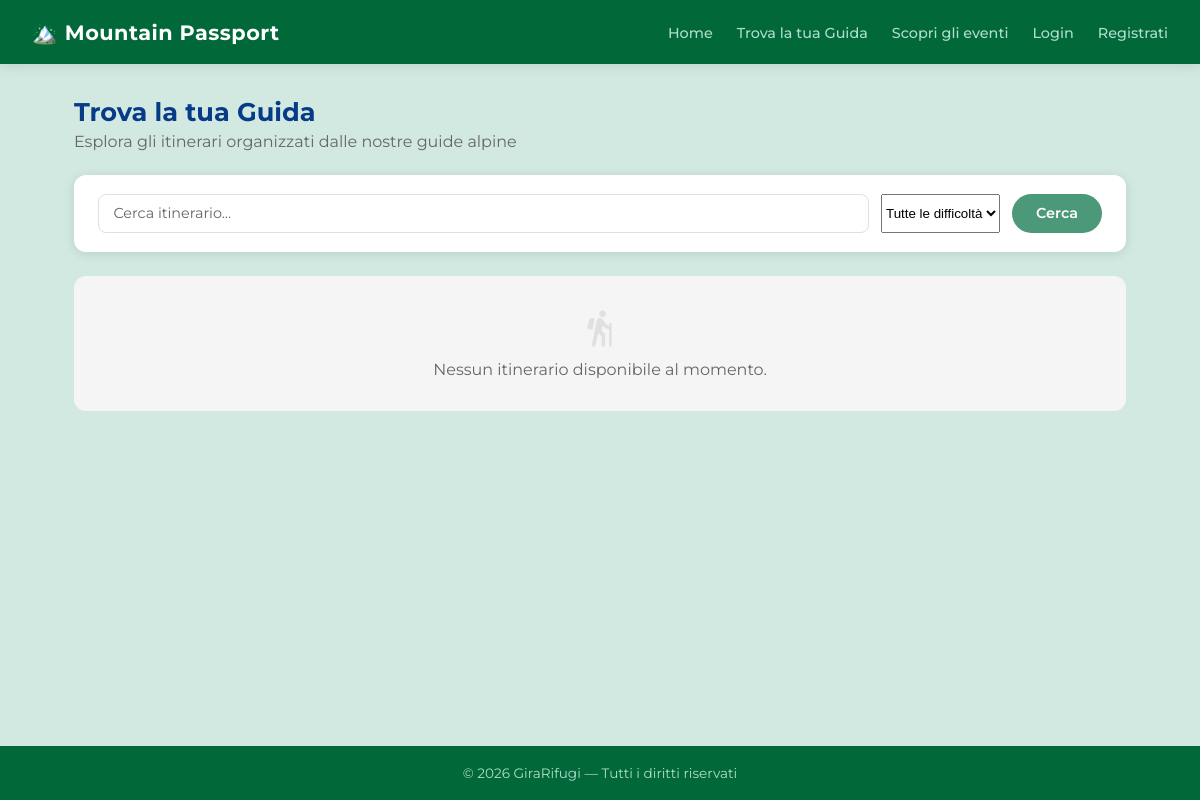
The page /guide/ on the database as committed earlier.
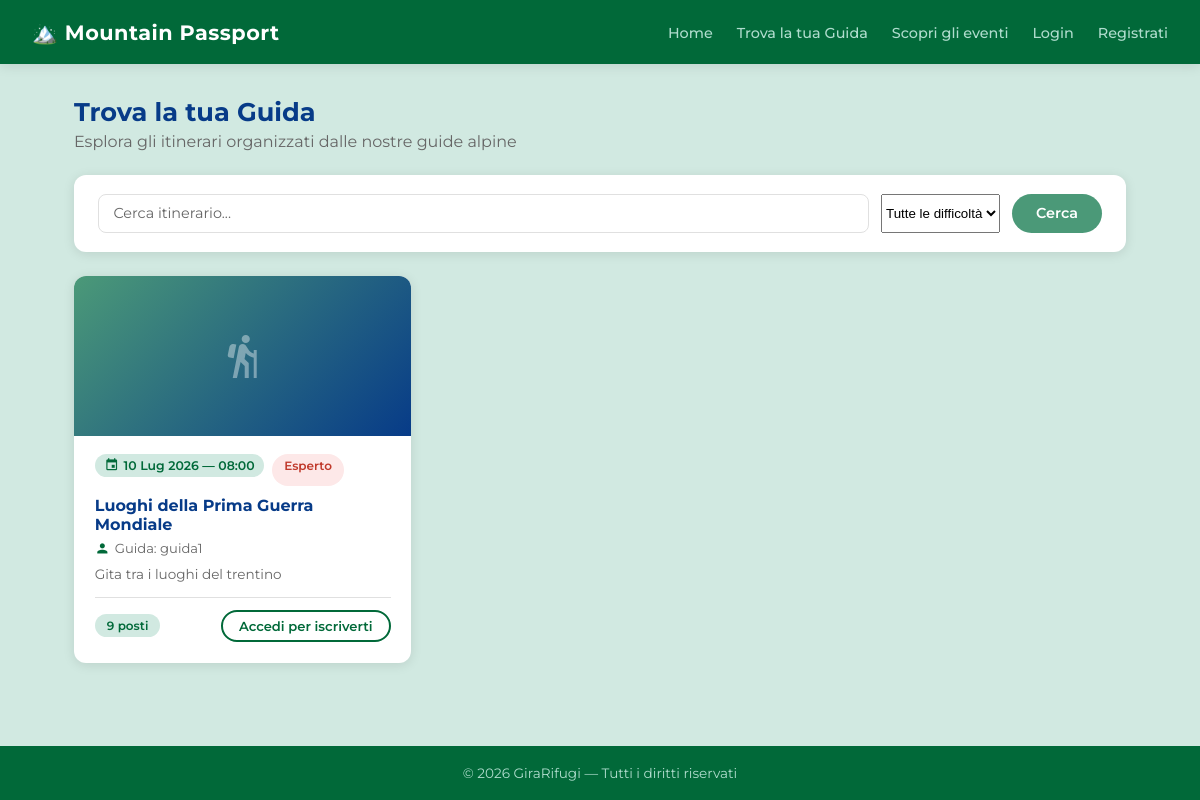
The same page on the database as committed later.
### rifugi/models.py (models this page shows, shortened)
class Itinerario(models.Model):
    guida = models.ForeignKey(
            User,
            on_delete=models.CASCADE,
            related_name='itinerari'
        )
    titolo = models.CharField(max_length=200)
    descrizione = models.TextField(blank=True)
    rifugi = models.ManyToManyField(Rifugio, related_name='itinerari', blank=True)
    data = models.DateField()
    ora = models.TimeField(blank=True, null=True)
    difficolta = models.CharField(max_length=20, choices=[
        ('facile', 'Facile'),
        ('medio', 'Medio'),
        ('difficile', 'Difficile'),
        ('esperto', 'Esperto'),
    ], default='facile')
    posti_disponibili = models.IntegerField(default=0)
    class Meta:
        verbose_name_plural = "Itinerari"
        ordering = ['data']

### rifugi/views.py (the view)
# urls.py: path('guide/', views.guide, name='guide'),
def guide(request):
    from datetime import date
    qs = Itinerario.objects.select_related('guida').prefetch_related('iscrizioni').filter(data__gte=date.today())
    q = request.GET.get('q', '')
    difficolta = request.GET.get('difficolta', '')
    if q:
        qs = qs.filter(titolo__icontains=q)
    if difficolta:
        qs = qs.filter(difficolta=difficolta)
    iscrizioni_utente = []
    if request.user.is_authenticated:
        iscrizioni_utente = list(
            IscrizioneItinerario.objects.filter(escursionista=request.user).values_list('itinerario_id', flat=True)
        )
    return render(request, 'guide.html', {
        'itinerari': qs,
        'iscrizioni_utente': iscrizioni_utente,
        'q': q,
        'difficolta': difficolta,
    })

### templates/guide.html (shortened to what this page needs)
{% extends 'base.html' %}
{% block content %}
<div class="page-header">
    <h2>Trova la tua Guida</h2>
    <p>Esplora gli itinerari organizzati dalle nostre guide alpine</p>
</div>
<div class="search-bar" style="margin-bottom:1.5rem;">
    <form method="get" style="display:flex; gap:0.75rem; flex-wrap:wrap; width:100%;">
        <input type="text" name="q" placeholder="Cerca itinerario..." value="{{ q }}">
        <select name="difficolta">
            <option value="">Tutte le difficoltà</option>
        </select>
        <button type="submit" class="btn btn-primary">Cerca</button>
    </form>
</div>
{% if itinerari %}
<div class="eventi-grid">
    {% for it in itinerari %}
    <div class="evento-card">
        <div class="evento-card-placeholder" style="background: linear-gradient(135deg, var(--green) 0%, var(--blue-dark) 100%); display:flex; align-items:center; justify-content:center;">
            <span class="material-icons" style="font-size:3rem; color:rgba(255,255,255,0.4);">hiking</span>
        </div>
        <div class="evento-card-body">
            <div style="display:flex; gap:0.5rem; flex-wrap:wrap; margin-bottom:0.6rem;">
                <span class="evento-data-badge">
                    <span class="material-icons">event</span>
                    {{ it.data|date:"d M Y" }}{% if it.ora %} — {{ it.ora|time:"H:i" }}{% endif %}
                </span>
                <span class="badge
                    {% if it.difficolta == 'facile' %}badge-green
                    {% elif it.difficolta == 'medio' %}badge-blue
                    {% elif it.difficolta == 'difficile' %}badge-gray
                    {% else %}badge-red{% endif %}">
                    {{ it.get_difficolta_display }}
                </span>
            </div>
            <h3>{{ it.titolo }}</h3>
            <p class="evento-rifugio">
                <span class="material-icons">person</span>
                Guida: {{ it.guida.username }}
            </p>
            {% if it.descrizione %}
            <p class="evento-descrizione">{{ it.descrizione|truncatewords:20 }}</p>
            {% endif %}
            <div class="evento-footer">
                <span class="badge {% if it.posti_disponibili > 0 %}badge-green{% else %}badge-red{% endif %}">
                    {% if it.posti_disponibili > 0 %}
                        {{ it.posti_disponibili }} posti
                    {% else %}
                        Sold out
                    {% endif %}
                </span>
                {% if user.is_authenticated and user.groups.all.0.name == 'Escursionista' %}
                    {% if it.pk in iscrizioni_utente %}
                    <span class="badge badge-green">
                        <span class="material-icons" style="font-size:0.85rem; vertical-align:middle;">check</span>
                        Iscritto
                    </span>
                    {% elif it.posti_disponibili > 0 %}
                    <form method="post" action="{% url 'iscriviti_itinerario' it.pk %}">
                        {% csrf_token %}
                        <button type="submit" class="btn btn-primary btn-sm">Iscriviti</button>
                    </form>
                    {% endif %}
                {% elif not user.is_authenticated %}
                <a href="/accounts/login/" class="btn btn-outline btn-sm">Accedi per iscriverti</a>
                {% endif %}
            </div>
        </div>
    </div>
    {% endfor %}
</div>
{% else %}
<div class="empty-state">
    <span class="material-icons">hiking</span>
    <p>Nessun itinerario disponibile al momento.</p>
</div>
{% endif %}
{% endblock %}

Rows that differ between the two databases and show on the page:
added Itinerario: data "10 Lug 2026", ora "08:00", difficolta "Esperto", titolo "Luoghi della Prima Guerra Mondiale", guida.username "guida1", descrizione "Gita tra i luoghi del trentino", posti_disponibili "9"
Other text that changed with them:
text no longer shown: "Nessun itinerario disponibile al momento."
